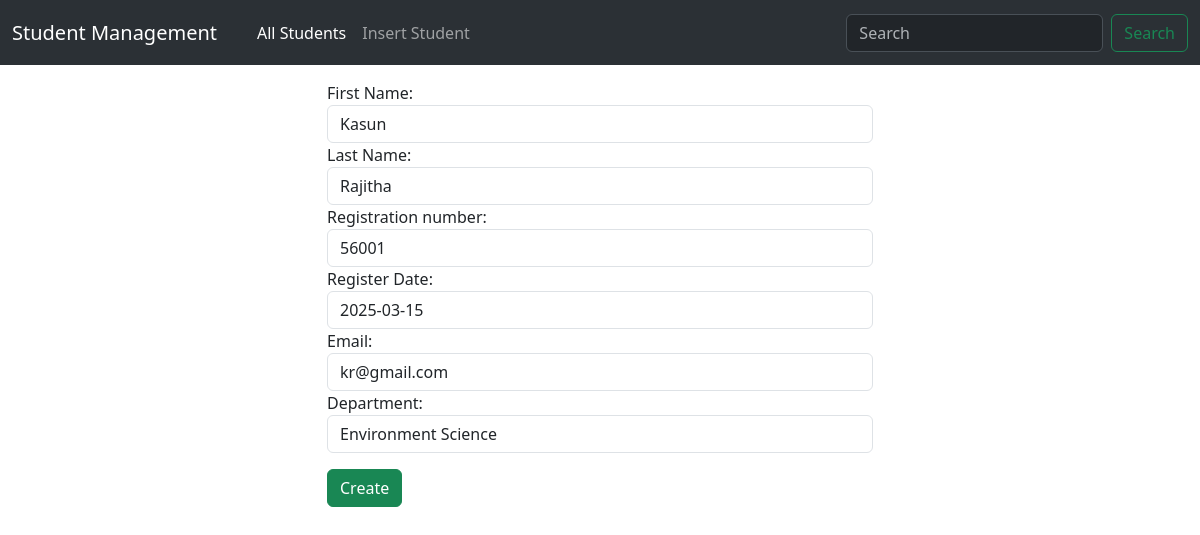
Page /update/5 on the committed database.
### app1/models.py (models this page shows, shortened)
class student(models.Model):
    fname=models.CharField(max_length=50)
    lname=models.CharField(max_length=50)
    regno=models.IntegerField()
    register_date=models.DateField(auto_now=False, auto_now_add=False)
    email=models.EmailField( max_length=254)
    branch=models.CharField(max_length=50,choices=CHOICES,default="Unknown")

### app1/views.py (the view)
# urls.py: path('update/<int:id>',views.update,name="update"),
def update(request,id):
    if request.method=="POST":
        data=student.objects.get(pk=id)
        form=studentform(request.POST,instance=data)
        if form.is_valid():
            form.save()
            return HttpResponseRedirect("/")
    else:
        data=student.objects.get(pk=id)
        form=studentform(instance=data)
        return render(request,"form.html",{"data":form})

### app1/forms.py
class studentform(forms.ModelForm):
    class Meta:
        model=student
        fields="__all__"
        labels={"fname":"First Name",
                "lname":"Last Name",
                "regno":"Registration number",
                "register_date":"Register Date",
                "email":"Email",
                "branch":"Department"}
        widgets={
            "fname":forms.TextInput(attrs={"class":"form-control"}),
            "lname":forms.TextInput(attrs={"class":"form-control"}),
            "regno":forms.NumberInput(attrs={"class":"form-control"}),
            "email":forms.EmailInput(attrs={"class":"form-control"}),
            "branch":forms.Select(attrs={"class":"form-control"}),
            "register_date":forms.DateInput(attrs={"class":"form-control"})}

### app1/templates/form.html (shortened to what this page needs)
{% extends "base.html" %}
{% block content1 %}
<div class="row">
    <div class="col-6 offset-3 mt-3">
<form action="" method="post" nonvalidate>
{% for field in data %}
{{field.label_tag}}
{{field}}
{% endfor %}
<input type="submit" class="btn btn-success mt-3 "value="Create">
</form>
</div>
</div>
{% endblock content1 %}

### rows in the picture
student: data "Kasun" "Rajitha" "56001" "2025-03-15" "kr@gmail.com" "Environment Science"

### other values in the picture
{{ field.label_tag }} "First Name:" "Last Name:" "Registration number:" "Register Date:" "Email:" "Department:"
